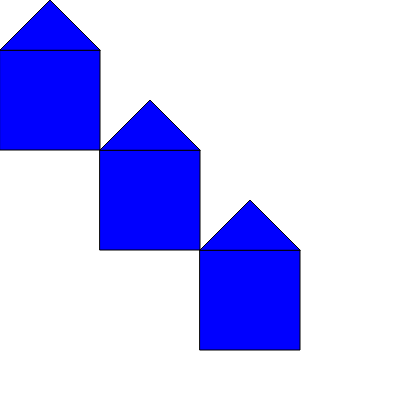
Frame 1 (no input)
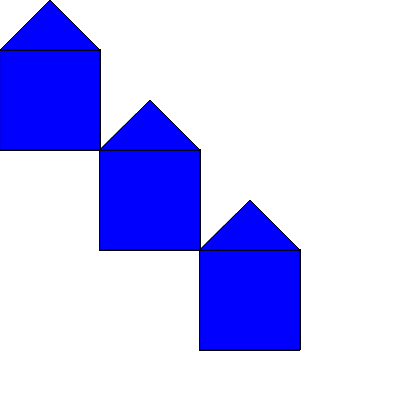
Frame 60 (no input)
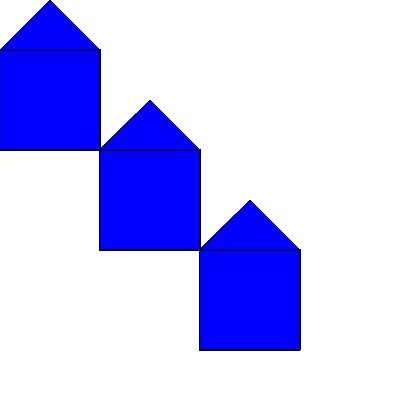
Frame 120 (the mouse pressed at the canvas centre since frame 60)

The p5.js sketch that drew these frames (run headless with seeded random() and noise() and a simulated clock; from frame 60 on, the mouse is pressed at the canvas centre):

// p5.js sketch
// ── sketch.js
function setup() {
    createCanvas(400, 400)
    background(255)
  }
  
  function draw() {
    fill("blue")
    stroke(0)
    house(0, 50, 100, 0, 50, 50, 0, 100, 50)
    house(100, 150, 100, 100, 150, 150, 100, 200, 150)
    house(200, 250, 100, 200, 250, 250, 200, 300, 250)
  }

  function square(x, y, size) {
    rect(x, y, size, size)
  }

  function roof(x1, y1, x2, y2, x3, y3) {
    triangle(x1, y1, x2, y2, x3, y3)
  }
  
  function house(x, y, size, x1, y1, x2, y2, x3, y3) {
    square(x, y, size)
    roof(x1, y1, x2, y2, x3, y3)
  }
